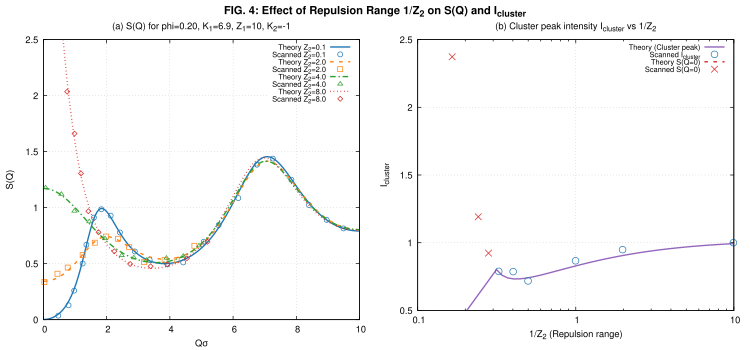

The gnuplot source for this figure:
# Gnuplot script for Figure 4 of Liu et al. (2005)
set terminal pdfcairo enhanced color font "Helvetica,10" size 7.5in,3.5in
set output "fig4.pdf"

set multiplot layout 1,2 title "{/:Bold FIG. 4: Effect of Repulsion Range 1/Z_2 on S(Q) and I_{cluster}}" font "Helvetica,12"

# Panel (a)
set title "(a) S(Q) for \\phi=0.20, K_1=6.9, Z_1=10, K_2=-1" font "Helvetica,10"
set xlabel "Q{/Symbol s}" font "Helvetica,10"
set ylabel "S(Q)" font "Helvetica,10"
set xrange [0:10]
set yrange [0:2.5]
set grid
set key top right font "Helvetica,8"

plot "Fig4/theory_Fig4a_Z2_0.1.dat" u 1:2 w l dt 1 lc rgb "#1f77b4" lw 2 t "Theory Z_2=0.1", \
     "Fig4/Fig4a_Z2_0.1.dat" u 1:2 w p pt 6 ps 0.6 lc rgb "#1f77b4" t "Scanned Z_2=0.1", \
     "Fig4/theory_Fig4a_Z2_2.dat" u 1:2 w l dt 2 lc rgb "#ff7f0e" lw 2 t "Theory Z_2=2.0", \
     "Fig4/Fig4a_Z2_2.dat" u 1:2 w p pt 4 ps 0.6 lc rgb "#ff7f0e" t "Scanned Z_2=2.0", \
     "Fig4/theory_Fig4a_Z2_4.dat" u 1:2 w l dt 4 lc rgb "#2ca02c" lw 2 t "Theory Z_2=4.0", \
     "Fig4/Fig4a_Z2_4.dat" u 1:2 w p pt 8 ps 0.6 lc rgb "#2ca02c" t "Scanned Z_2=4.0", \
     "Fig4/theory_Fig4a_Z2_8.dat" u 1:2 w l dt 3 lc rgb "#d62728" lw 2 t "Theory Z_2=8.0", \
     "Fig4/Fig4a_Z2_8.dat" u 1:2 w p pt 12 ps 0.6 lc rgb "#d62728" t "Scanned Z_2=8.0"

# Panel (b)
set title "(b) Cluster peak intensity I_{cluster} vs 1/Z_2" font "Helvetica,10"
set xlabel "1/Z_2 (Repulsion range)" font "Helvetica,10"
set ylabel "I_{cluster}" font "Helvetica,10"
set logscale x
set xrange [0.1:10.0]
set yrange [0.5:2.5]
set grid
set key top right font "Helvetica,8"

plot "Fig4/theory_Fig4b_circles.dat" u 1:2 w l lc rgb "#9467bd" lw 2 t "Theory (Cluster peak)", \
     "Fig4/Fig4b_circles.dat" u 1:2 w p pt 6 ps 0.8 lc rgb "#1f77b4" t "Scanned I_{cluster}", \
     "Fig4/theory_Fig4b_stars.dat" u 1:2 w l dt 2 lc rgb "#d62728" lw 2 t "Theory S(Q=0)", \
     "Fig4/Fig4b_stars.dat" u 1:2 w p pt 2 ps 0.8 lc rgb "#d62728" t "Scanned S(Q=0)"

unset logscale x
unset multiplot
